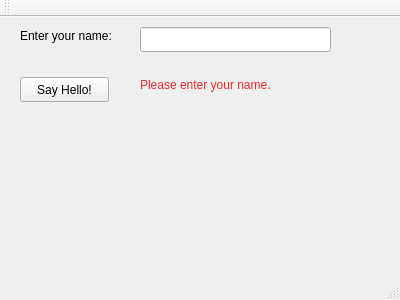
<?xml version="1.0" encoding="UTF-8"?>
<ui version="4.0">
 <class>MainWindow</class>
 <widget class="QMainWindow" name="MainWindow">
  <property name="geometry">
   <rect>
    <x>0</x>
    <y>0</y>
    <width>400</width>
    <height>300</height>
   </rect>
  </property>
  <property name="windowTitle">
   <string>MainWindow</string>
  </property>
  <widget class="QWidget" name="centralWidget">
   <widget class="QLabel" name="label">
    <property name="geometry">
     <rect>
      <x>20</x>
      <y>10</y>
      <width>121</width>
      <height>17</height>
     </rect>
    </property>
    <property name="text">
     <string>Enter your name:</string>
    </property>
   </widget>
   <widget class="QLineEdit" name="txtName">
    <property name="geometry">
     <rect>
      <x>140</x>
      <y>10</y>
      <width>191</width>
      <height>25</height>
     </rect>
    </property>
   </widget>
   <widget class="QPushButton" name="btnSayHello">
    <property name="geometry">
     <rect>
      <x>20</x>
      <y>60</y>
      <width>89</width>
      <height>25</height>
     </rect>
    </property>
    <property name="text">
     <string>Say Hello!</string>
    </property>
   </widget>
   <widget class="QLabel" name="lblErrorMessage">
    <property name="enabled">
     <bool>true</bool>
    </property>
    <property name="geometry">
     <rect>
      <x>140</x>
      <y>60</y>
      <width>171</width>
      <height>17</height>
     </rect>
    </property>
    <property name="text">
     <string>&lt;html&gt;&lt;head/&gt;&lt;body&gt;&lt;p&gt;&lt;span style=&quot; color:#ef2929;&quot;&gt;Please enter your name.&lt;/span&gt;&lt;/p&gt;&lt;/body&gt;&lt;/html&gt;</string>
    </property>
   </widget>
  </widget>
  <widget class="QMenuBar" name="menuBar">
   <property name="geometry">
    <rect>
     <x>0</x>
     <y>0</y>
     <width>400</width>
     <height>22</height>
    </rect>
   </property>
  </widget>
  <widget class="QToolBar" name="mainToolBar">
   <attribute name="toolBarArea">
    <enum>TopToolBarArea</enum>
   </attribute>
   <attribute name="toolBarBreak">
    <bool>false</bool>
   </attribute>
  </widget>
  <widget class="QStatusBar" name="statusBar"/>
 </widget>
 <layoutdefault spacing="6" margin="11"/>
 <resources/>
 <connections/>
</ui>
